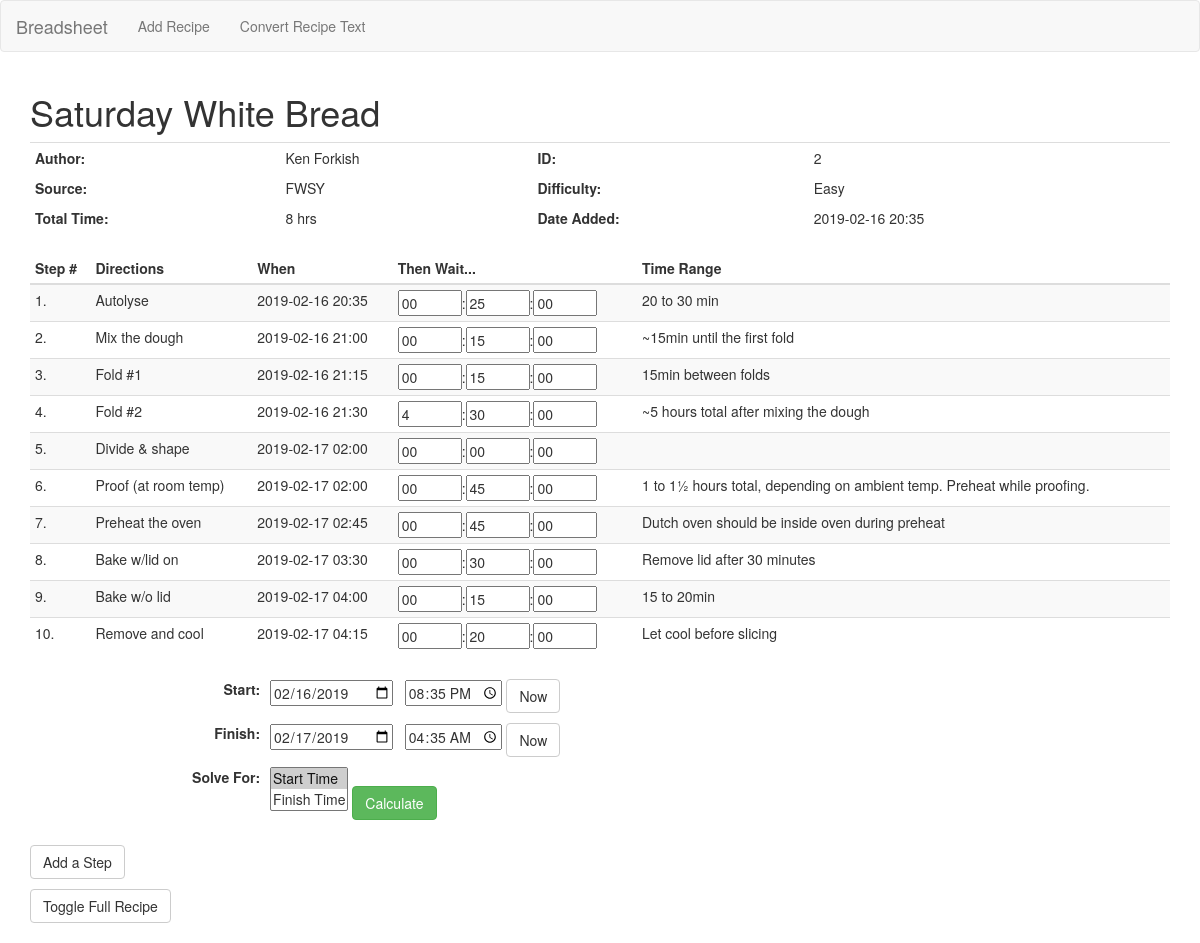
Page /recipe?id=2 on the committed database.
### app/models.py (models this page shows, shortened)
class Recipe(db.Model):
    id = db.Column(db.Integer, primary_key=True)
    name = db.Column(db.String(128), index=True, unique=True, nullable=False)
    author = db.Column(db.String(64), index=True)
    source = db.Column(db.String(128), index=True)
    difficulty = db.Column(db.String(1), index=True)
    date_added = db.Column(db.DateTime, default=datetime.utcnow())
    start_time = db.Column(db.DateTime, default=datetime.utcnow())
    solve_for_start = db.Column(db.Integer, default=1)
    steps = db.relationship('Step', backref='recipe', lazy='dynamic')

class Difficulty(db.Model):
    id = db.Column(db.String(1), primary_key=True)
    text = db.Column(db.String(16))

class Step(db.Model):
    id = db.Column(db.Integer, primary_key=True)
    recipe_id = db.Column(db.Integer, db.ForeignKey('recipe.id'), nullable=False)
    number = db.Column(db.Integer, index=True)
    text = db.Column(db.String, index=True)
    then_wait = db.Column(db.Integer, default=0)
    wait_time_range = db.Column(db.String(64))

### app/main/routes.py (the view)
@bp.route('/Images')
@bp.route('/Resources')
@bp.route('/recipe', methods=['GET', 'POST'])
def recipe():
    sform = StepForm()
    recipe_id = request.args.get('id') or 1
    sform.recipe_id.data = recipe_id
    recipe = add_recipe_ui_fields(Recipe.query.filter_by(id=recipe_id).first())
    steps = set_when(Step.query.filter_by(recipe_id=recipe_id).order_by(Step.number).all(), recipe.start_time)
    twforms = create_tw_forms(steps)
    seform = create_start_finish_forms(recipe)
    if sform.validate_on_submit():
        then_wait = hms_to_seconds([sform.then_wait_h.data, sform.then_wait_m.data, sform.then_wait_s.data])
        id = db.engine.execute("SELECT max(id) FROM step").first()[0] + 1
        sdata = Step(id=id, recipe_id=recipe_id, number=sform.number.data, text=sform.text.data,
                     then_wait=then_wait, wait_time_range=sform.wait_time_range.data)
        db.session.add(sdata)
        db.session.commit()
        return redirect(url_for('main.recipe') + '?id={}'.format(recipe_id))
    elif request.method == 'GET':  # pre-populate the form with the recipe info and any existing steps
        max_step = Step.query.filter_by(recipe_id=recipe_id).order_by(Step.number.desc()).first()
        if max_step is None:
            sform.number.data = 1
        else:
            sform.number.data = max_step.number + 1
    return render_template('recipe.html', title=recipe.name, recipe=recipe, steps=steps, sform=sform,
                           seform=seform, twforms=twforms)

### app/main/forms.py (shortened to what this page needs)
class StepForm(FlaskForm):
    recipe_id = IntegerField('Recipe ID')
    number = IntegerField('Step #', id="addStep_number")
    text = TextAreaField('Directions', validators=[DataRequired(), Length(max=512)], id="addStep_directions",
                         render_kw={'autofocus': True})
    then_wait_h = IntegerField('Then Wait...', validators=[Optional(), NumberRange(min=0, max=999)],
                               id="addStep_then_wait_h", render_kw={'placeholder': 'h'})
    then_wait_m = IntegerField('Then Wait...', validators=[Optional(), NumberRange(min=0, max=999)],
                               id="addStep_then_wait_m", render_kw={'placeholder': 'm'})
    then_wait_s = IntegerField('Then Wait...', validators=[Optional(), NumberRange(min=0, max=999)],
                               id="addStep_then_wait_s", render_kw={'placeholder': 's'})
    wait_time_range = StringField('Time Range', id="addStep_time_range")
    submit = SubmitField('Add Step', render_kw={'class': 'btn btn-primary'})

class ThenWaitForm(FlaskForm):
    step_id = IntegerField('Step Number')
    then_wait_h = IntegerField('Then Wait...', validators=[NumberRange(min=0, max=999)], render_kw={'placeholder': 'h'})
    then_wait_m = IntegerField('Then Wait...', validators=[NumberRange(min=0, max=999)], render_kw={'placeholder': 'm'})
    then_wait_s = IntegerField('Then Wait...', validators=[NumberRange(min=0, max=999)], render_kw={'placeholder': 's'})

### app/main/routes.py (called while the page is built, shortened)
def seconds_to_hms(num):
    if num is None:
        return ''
    else:
        h = str(num // 3600)
        num %= 3600
        m = str(num // 60)
        num %= 60
        s = str(num)
        result = [h, m, s]
        i = 0
        while i <= 2:
            if result[i] == '0':
                result[i] = '00'
            """if len(result[i]) == 1:
                result[i] = '0' + result[i]"""
            i += 1
    return result

def hms_to_string(data):
    result = ''
    if data[0] == '00':
        pass
    else:
        result = '{} hrs'.format(data[0])
    if data[1] == '00' and result != '':
        return result  # round off the seconds if it's an even number of hours
    elif data[1] == '00' and result == '':
        pass
    elif result == '':
        result += '{} min'.format(data[1])
    else:
        result += ', {} min'.format(data[1])

def difficulty_abbrev(abbrev, values):
    for v in values:
        if v.id == abbrev:
            return v.text
    return '--'

### app/templates/recipe.html
{% extends "base.html" %}
{% block breadapp_content %}
    <div class="container" id="recipe_div">
        <h1>{{ recipe.name }}</h1>
        <table id="recipe" class="table table-condensed">
                <tr id="recipe_row1">
                    <th><b>Author:</b></th>
                    <th>{{ recipe.author }}</th>
                    <th><b>ID:</b></th>
                    <th>{{ recipe.id }}</th>
                </tr>
            <tr id="recipe_row2">
                <td><b>Source:</b></td>
                <td>{{ recipe.source }}</td>
                <td><b>Difficulty:</b></td>
                <td>{{ recipe.difficulty_ui }}</td>
            </tr>
            <tr id="recipe_row3">
                <td id="recipe_row_bottom"><b>Total Time:</b></td>
                <td id="total_time">{{ recipe.total_time_ui }}</td>
                <td id="recipe_row_bottom"><b>Date Added:</b></td>
                <td id="recipe_row_bottom">{{ recipe.date_added_ui }}</td>
            </tr>
        </table>
    </div>
    {% include "steps.html" %}
    {% include "start_finish.html" %}
    {% include "add_step.html" %}
{% endblock %}

### app/templates/steps.html (shortened to what this page needs)
<div class="container" id="steps_div">
    <table id="steps_list" class="table table-condensed table-striped">
        <thead>
            <th>Step #</th>
            <th>Directions</th>
            <th>When</th>
            <th>Then Wait...</th>
            <th>Time Range</th>
        </thead>
        {% for step in steps %}
            <tr id="step_row{{ step.id }}">
                <td id="step_number{{ step.id }}">{{ step.number }}.</td>
                <td>{{ step.text }}</td>
                <td id="step_when{{ step.id }}">{{ step.when }}</td>
                <td id="step_wait{{ step.id }}">
                    {% for tw in twforms %}
                        {% if tw.step_id == step.id %}
                        {{ tw.then_wait_h(size=2, id="then_wait_h{}".format(step.id)) }}:{{
                            tw.then_wait_m(size=2, id="then_wait_m{}".format(step.id)) }}:{{
                            tw.then_wait_s(size=2, id="then_wait_s{}".format(step.id)) }}
                        {% endif %}
                    {% endfor %}
                </td>
                <td>{{ step.wait_time_range }}</td>
            </tr>
        {% endfor %}
    </table>
</div>

### app/templates/start_finish.html (shortened to what this page needs)
<div class="container" id="start_finish_div">
    <table id="start_finish" class="table table-condensed">
        <tr id="summary_start_row">
            <th>Start:</th>
            <td>
                <div id="start_time_controls">
                    {{ seform.start_date }} &nbsp; {{ seform.start_time }}
                    <button onclick="setNow('start')" id="start_now" class="btn btn-default">Now</button>
                </div>
            </td>
        </tr>
        <tr id="summary_finish_row">
            <th>Finish:</th>
            <td>
                <div id="finish_time_controls">
                    {{ seform.finish_date }} &nbsp; {{ seform.finish_time }}
                    <button onclick="setNow('finish')" id="finish_now" class="btn btn-default">Now</button>
                </div>
            </td>
        </tr>
        <tr>
            <th>{{ seform.solve_for_start.label }}:</th>
            <td>
                {{ seform.solve_for_start(size=2) }}
                <button id="calculate" onclick="calcTime()" class="btn btn-success">Calculate</button>
            </td>
        </tr>
    </table>
</div>

### rows in the picture
Recipe: name "Saturday White Bread", author "Ken Forkish", id "2", source "FWSY", start_time "20:35", solve_for_start "Start Time ☑ / Finish Time"
Difficulty: difficulty_ui "Easy"
Step: number "1", text "Autolyse", when "2019-02-16 20:35", then_wait_h "00", then_wait_m "25", then_wait_s "00", wait_time_range "20 to 30 min"
Step: number "2", text "Mix the dough", when "2019-02-16 21:00", then_wait_h "00", then_wait_m "15", then_wait_s "00", wait_time_range "~15min until the first fold"
Step: number "3", text "Fold #1", when "2019-02-16 21:15", then_wait_h "00", then_wait_m "15", then_wait_s "00", wait_time_range "15min between folds"
Step: number "4", text "Fold #2", when "2019-02-16 21:30", then_wait_h "4", then_wait_m "30", then_wait_s "00", wait_time_range "~5 hours total after mixing the dough"
Step: number "5", text "Divide & shape", when "2019-02-17 02:00", then_wait_h "00", then_wait_m "00", then_wait_s "00"
Step: number "6", text "Proof (at room temp)", when "2019-02-17 02:00", then_wait_h "00", then_wait_m "45", then_wait_s "00", wait_time_range "1 to 1½ hours total, depending on ambient temp. Preheat while proofing."
Step: number "7", text "Preheat the oven", when "2019-02-17 02:45", then_wait_h "00", then_wait_m "45", then_wait_s "00", wait_time_range "Dutch oven should be inside oven during preheat"
Step: number "8", text "Bake w/lid on", when "2019-02-17 03:30", then_wait_h "00", then_wait_m "30", then_wait_s "00", wait_time_range "Remove lid after 30 minutes"
Step: number "9", text "Bake w/o lid", when "2019-02-17 04:00", then_wait_h "00", then_wait_m "15", then_wait_s "00", wait_time_range "15 to 20min"
Step: number "10", text "Remove and cool", when "2019-02-17 04:15", then_wait_h "00", then_wait_m "20", then_wait_s "00", wait_time_range "Let cool before slicing"

### other values in the picture
{{ recipe.total_time_ui }} "8 hrs"
{{ recipe.date_added_ui }} "2019-02-16 20:35"
{{ seform.solve_for_start.label }} "Solve For"
